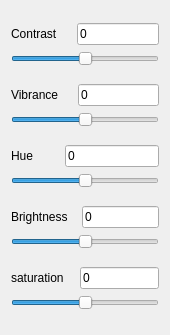
                 <widget class="QWidget" name="page">
                  <property name="geometry">
                   <rect>
                    <x>0</x>
                    <y>0</y>
                    <width>170</width>
                    <height>335</height>
                   </rect>
                  </property>
                  <attribute name="label">
                   <string>Light</string>
                  </attribute>
                  <layout class="QVBoxLayout" name="verticalLayout_18">
                   <item>
                    <layout class="QVBoxLayout" name="verticalLayout_12">
                     <item>
                      <layout class="QHBoxLayout" name="horizontalLayout_12">
                       <item>
                        <widget class="QLabel" name="label_5">
                         <property name="text">
                          <string>Contrast</string>
                         </property>
                        </widget>
                       </item>
                       <item>
                        <spacer name="horizontalSpacer_11">
                         <property name="orientation">
                          <enum>Qt::Horizontal</enum>
                         </property>
                         <property name="sizeHint" stdset="0">
                          <size>
                           <width>40</width>
                           <height>20</height>
                          </size>
                         </property>
                        </spacer>
                       </item>
                       <item>
                        <widget class="QLineEdit" name="contrastLineEdit">
                         <property name="text">
                          <string>0</string>
                         </property>
                        </widget>
                       </item>
                      </layout>
                     </item>
                     <item>
                      <widget class="QSlider" name="contraseHorizontalSlider">
                       <property name="minimum">
                        <number>-50</number>
                       </property>
                       <property name="maximum">
                        <number>50</number>
                       </property>
                       <property name="orientation">
                        <enum>Qt::Horizontal</enum>
                       </property>
                      </widget>
                     </item>
                    </layout>
                   </item>
                   <item>
                    <layout class="QVBoxLayout" name="verticalLayout_17">
                     <item>
                      <layout class="QHBoxLayout" name="horizontalLayout_18">
                       <item>
                        <widget class="QLabel" name="label_13">
                         <property name="text">
                          <string>Vibrance</string>
                         </property>
                        </widget>
                       </item>
                       <item>
                        <spacer name="horizontalSpacer_17">
                         <property name="orientation">
                          <enum>Qt::Horizontal</enum>
                         </property>
                         <property name="sizeHint" stdset="0">
                          <size>
                           <width>40</width>
                           <height>20</height>
                          </size>
                         </property>
                        </spacer>
                       </item>
                       <item>
                        <widget class="QLineEdit" name="vibranceLineEdit">
                         <property name="text">
                          <string>0</string>
                         </property>
                        </widget>
                       </item>
                      </layout>
                     </item>
                     <item>
                      <widget class="QSlider" name="vibranceHorizontalSlider">
                       <property name="minimum">
                        <number>-50</number>
                       </property>
                       <property name="maximum">
                        <number>50</number>
                       </property>
                       <property name="orientation">
                        <enum>Qt::Horizontal</enum>
                       </property>
                      </widget>
                     </item>
                    </layout>
                   </item>
                   <item>
                    <layout class="QVBoxLayout" name="verticalLayout_16">
                     <item>
                      <layout class="QHBoxLayout" name="horizontalLayout_17">
                       <item>
                        <widget class="QLabel" name="label_12">
                         <property name="text">
                          <string>Hue</string>
                         </property>
                        </widget>
                       </item>
                       <item>
                        <spacer name="horizontalSpacer_16">
                         <property name="orientation">
                          <enum>Qt::Horizontal</enum>
                         </property>
                         <property name="sizeHint" stdset="0">
                          <size>
                           <width>40</width>
                           <height>20</height>
                          </size>
                         </property>
                        </spacer>
                       </item>
                       <item>
                        <widget class="QLineEdit" name="hueLineEdit">
                         <property name="text">
                          <string>0</string>
                         </property>
                        </widget>
                       </item>
                      </layout>
                     </item>
                     <item>
                      <widget class="QSlider" name="hueHorizontalSlider">
                       <property name="minimum">
                        <number>-50</number>
                       </property>
                       <property name="maximum">
                        <number>50</number>
                       </property>
                       <property name="orientation">
                        <enum>Qt::Horizontal</enum>
                       </property>
                      </widget>
                     </item>
                    </layout>
                   </item>
                   <item>
                    <layout class="QVBoxLayout" name="verticalLayout_9">
                     <item>
                      <layout class="QHBoxLayout" name="horizontalLayout_9">
                       <item>
                        <widget class="QLabel" name="label_6">
                         <property name="text">
                          <string>Brightness</string>
                         </property>
                        </widget>
                       </item>
                       <item>
                        <spacer name="horizontalSpacer_7">
                         <property name="orientation">
                          <enum>Qt::Horizontal</enum>
                         </property>
                         <property name="sizeHint" stdset="0">
                          <size>
                           <width>40</width>
                           <height>20</height>
                          </size>
                         </property>
                        </spacer>
                       </item>
                       <item>
                        <widget class="QLineEdit" name="brightnessLineEdit">
                         <property name="text">
                          <string>0</string>
                         </property>
                         <property name="placeholderText">
                          <string/>
                         </property>
                        </widget>
                       </item>
                      </layout>
                     </item>
                     <item>
                      <widget class="QSlider" name="brightnessHorizontalSlider">
                       <property name="minimum">
                        <number>-100</number>
                       </property>
                       <property name="maximum">
                        <number>100</number>
                       </property>
                       <property name="orientation">
                        <enum>Qt::Horizontal</enum>
                       </property>
                      </widget>
                     </item>
                    </layout>
                   </item>
                   <item>
                    <layout class="QVBoxLayout" name="verticalLayout_11">
                     <item>
                      <layout class="QHBoxLayout" name="horizontalLayout_10">
                       <item>
                        <widget class="QLabel" name="label_4">
                         <property name="text">
                          <string>saturation</string>
                         </property>
                        </widget>
                       </item>
                       <item>
                        <spacer name="horizontalSpacer_10">
                         <property name="orientation">
                          <enum>Qt::Horizontal</enum>
                         </property>
                         <property name="sizeHint" stdset="0">
                          <size>
                           <width>40</width>
                           <height>20</height>
                          </size>
                         </property>
                        </spacer>
                       </item>
                       <item>
                        <widget class="QLineEdit" name="saturationLineEdit">
                         <property name="inputMask">
                          <string/>
                         </property>
                         <property name="text">
                          <string>0</string>
                         </property>
                        </widget>
                       </item>
                      </layout>
                     </item>
                     <item>
                      <widget class="QSlider" name="saturationHorizontalSlider">
                       <property name="minimum">
                        <number>-100</number>
                       </property>
                       <property name="maximum">
                        <number>100</number>
                       </property>
                       <property name="orientation">
                        <enum>Qt::Horizontal</enum>
                       </property>
                      </widget>
                     </item>
                    </layout>
                   </item>
                  </layout>
                 </widget>
